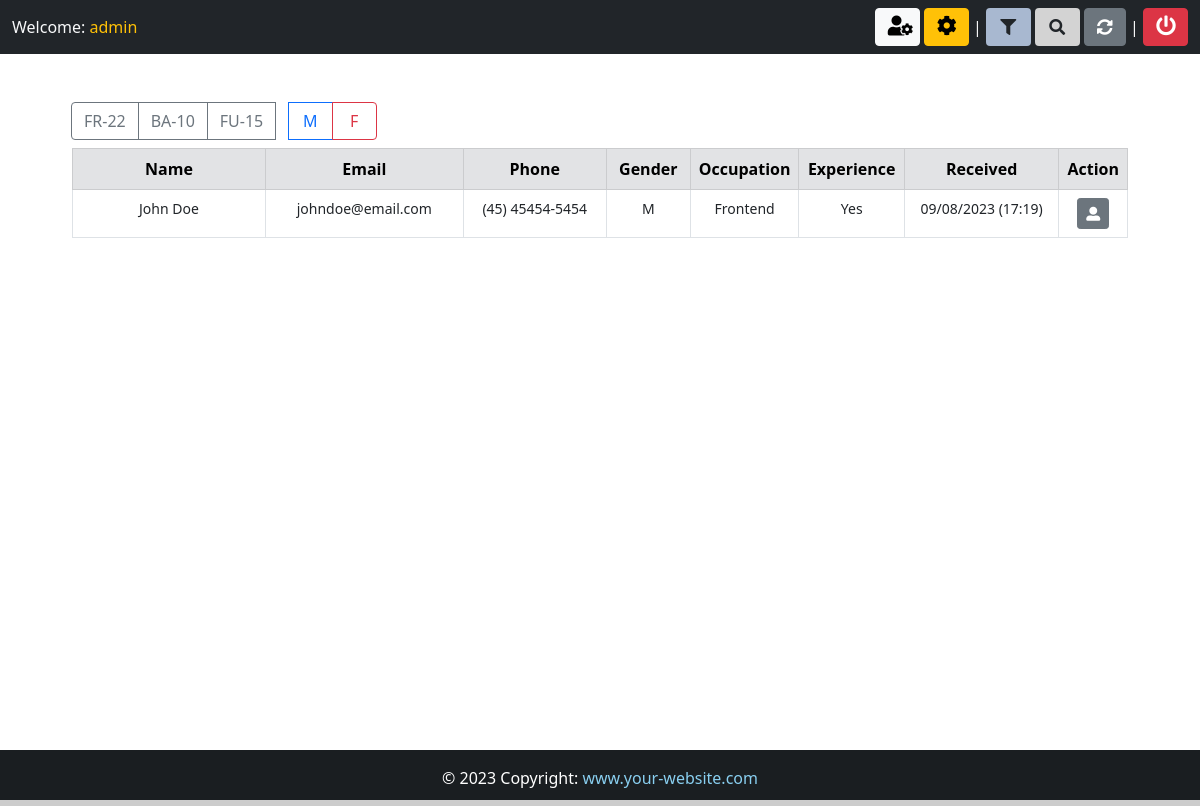
Page /backend (signed in) on the committed database.
### App/models.py (models this page shows, shortened)
class Candidate(models.Model):
    firstname = models.CharField(max_length=50)
    lastname = models.CharField(max_length=50)
    job = models.CharField(max_length=5, verbose_name="Job Code")
    birth = models.DateField(
        auto_now=False, auto_now_add=False, verbose_name="Birthday"
    )
    phone = models.CharField(max_length=25)
    personality = models.CharField(max_length=50, null=True, choices=PERSONALITY)
    salary = models.CharField(max_length=50, verbose_name="Salary expectation")
    gender = models.CharField(max_length=10)
    experience = models.BooleanField(null=True)
    smoker = models.CharField(max_length=10, choices=SMOKER, default="")
    email = models.EmailField(max_length=50)
    message = models.TextField(verbose_name="Presentation")
    file = models.FileField(upload_to="resume", blank=True, verbose_name="Resume")
    image = models.ImageField(upload_to="photo", blank=True, verbose_name="Photo")
    created_at = models.DateTimeField(auto_now_add=True)
    situation = models.CharField(
        max_length=50, null=True, choices=SITUATION, default="Pending"
    )
    company_note = models.TextField(blank=True)
    frameworks = MultiSelectField(choices=FRAMEWORKS, max_length=50)
    languages = MultiSelectField(choices=LANGUAGES, max_length=50)
    databases = MultiSelectField(choices=DATABASES, max_length=50)
    libraries = MultiSelectField(choices=LIBRARIES, max_length=50)
    mobile = MultiSelectField(choices=MOBILE, max_length=50)
    others = MultiSelectField(choices=OTHERS, max_length=50)
    institution = models.CharField(max_length=50)
    course = models.CharField(max_length=50)
    started_course = models.DateField(auto_now=False, auto_now_add=False)
    finished_course = models.DateField(auto_now=False, auto_now_add=False)
    about_course = models.TextField()
    status_course = models.CharField(max_length=50, null=True, choices=STATUS_COURSE)
    company = models.CharField(max_length=50)
    position = models.CharField(max_length=50)
    started_job = models.DateField(auto_now=False, auto_now_add=False)
    finished_job = models.DateField(auto_now=False, auto_now_add=False)
    about_job = models.TextField()
    employed = models.BooleanField(null=True, verbose_name="I am employed")
    remote = models.BooleanField(null=True, verbose_name="I agree to work remotely")
    travel = models.BooleanField(null=True, verbose_name="I'm available for travel")

### App/views.py (the view, shortened to what this page needs)
# urls.py: path("backend", views.backend, name="backend"),
@login_required(login_url="login")
@cache_control(no_cache=True, must_revalidate=True, no_store=True)
def backend(request):
    if request.method == "POST":
        job = request.POST.get("job")
        gender = request.POST.get("gender")
        filter = Candidate.objects.filter(Q(job=job) | Q(gender=gender))
        context = {"candidates": filter}
        return render(request, "backend.html", context)  # NOTE: Breaks pagination
    else:
        all_candidate_list = Candidate.objects.all().order_by("-created_at")
    paginator = Paginator(all_candidate_list, 10)
    page = request.GET.get("page")
    all_candidate = paginator.get_page(page)
    context = {
        "candidates": all_candidate,
    }
    return render(request, "backend.html", context)

### App/templates/backend.html (shortened to what this page needs)
{% extends "base.html" %}
{% block nav-content %}
    <div class="collapse navbar-collapse mt-3 mt-md-3 mt-lg-0" id="navbarSupportedContent">
        <ul class="navbar-nav me-auto mb-2 mb-lg-0 align-middle">
            <li class="nav-item text-light">Welcome: <span class="text-warning">{{ user.get_username }}</span></li>
        </ul>
        <a href="#" class="btn btn-light my-btn2" title="Control Panel">
            <i class="fas fa-user-cog f-size2"></i>
        </a>
        <a href="{% url 'admin:index' %}" target="_blank" class="btn btn-warning ms-1 my-btn2" title="Admin">
            <i class="fas fa-cog f-size2"></i>
        </a>
        <span class="text-light">&nbsp;|&nbsp;</span>
        <button class="btn my-btn2" style="background-color: #a8b8d0;" title="Filter" data-bs-toggle="modal" data-bs-target="#filterModal">
            <i class="fas fa-filter"></i>
        </button>
        <button class="btn my-btn2 ms-1" style="background-color: #d3d3d3;" title="Search" data-bs-toggle="modal" data-bs-target="#searchModal">
            <i class="fas fa-search"></i>
        </button>
        <a href="{% url 'backend' %}" class="btn btn-secondary ms-1" title="Refresh">
            <i class="fas fa-sync-alt"></i>
        </a>
        <span class="text-light">&nbsp;|&nbsp;</span>
        <a href="{% url 'logout' %}" class="btn btn-danger my-btn2" title="Logout" data-bs-toggle="modal" data-bs-target="#logoutModal">
            <i class="fas fa-power-off f-size2"></i>
        </a>
    </div>
{% endblock nav-content %}
{% block content %}
<div class="container" style="width: 90%;">
    <form method="POST" class="mt-5 mb-2">
        <div class="btn-group wd-100" role="group" aria-label="Basic radio toggle button group">
            <label {% if request.POST.job == 'FR-22' %} class="btn btn-secondary" {% else %} class="btn btn-outline-secondary" {% endif %} for="btnradio1">FR-22</label>
            <label {% if request.POST.job == 'BA-10' %} class="btn btn-secondary" {% else %} class="btn btn-outline-secondary" {% endif %} for="btnradio2">BA-10</label>
            <label {% if request.POST.job == 'FU-15' %} class="btn btn-secondary" {% else %} class="btn btn-outline-secondary" {% endif %} for="btnradio3">FU-15</label>
            <label {% if request.POST.gender == 'M' %} class="btn btn-primary my-btn2" {% else %} class="btn btn-outline-primary my-btn2" {% endif %} for="btnradio4">M</label>
            <label {% if request.POST.gender == 'F' %} class="btn btn-danger my-btn2" {% else %} class="btn btn-outline-danger my-btn2" {% endif %} for="btnradio5">F</label>
        </div>
    </form>
    <table class="table table-bordered text-center">
        <thead class="table-secondary">
            <tr>
                <th style="width: 19%;">Name</th>
                <th style="width: 19%;">Email</th>
                <th style="width: 14%;">Phone</th>
                <th style="width: 8%;">Gender</th>
                <th style="width: 10%;">Occupation</th>
                <th style="width: 10%;">Experience</th>
                <th style="width: 15%;">Received</th>
                <th colspan="2" style="width: 5%;">Action</th>
            </tr>
        </thead>
        <tbody style="font-size: 14px;">
            {% for data in candidates %}
            <tr>
                <td id="top-border" label="Name">{{ data.firstname }} {{ data.lastname }}</td>
                <td id="sm-border" label="Email">{{ data.email }}</td>
                <td id="sm-border" label="Phone">{{ data.phone }}</td>
                <td id="sm-border" label="Gender">{{ data.gender }}</td>
                {% if data.job == "FR-22" %}
                    <td id="sm-border" label="Occupation">Frontend</td>
                {% elif data.job == "BA-10" %}
                    <td id="sm-border" label="Occupation">Backend</td>
                {% else %}
                    <td id="sm-border" label="Occupation">Fullstack</td>
                {% endif %}
                {% if data.experience == False %}
                    <td id="sm-border" label="Experience"><span class="text-danger">No</span></td>
                {% else %}
                    <td id="sm-border" label="Experience">Yes</td>
                {% endif %}
                <td id="sm-border" label="Received">{{ data.created_at|date:"m/d/Y (H:i)" }}</td>
                <td>
                    <a href="{% url 'candidate' data.id %}" class="btn btn-secondary mt-btn2 btn-sm" title="View candidate">
                        <i class="fas fa-user-alt"></i>
                    </a>
                </td>
                {% empty %}
                <td colspan="8" class="text-danger"><strong>No records found</strong></td>
            </tr>
            {% endfor %}
        </tbody>
    </table>
    <br><br><br>
</div>
{% endblock %}

### App/static/css/style.css (style rules this page uses)
html, body { height: 100%; margin: 0; max-width: 100%; }
.my-btn2 { width: 45px; }
a { text-decoration: none; }
.f-size2 { font-size: 20px; }

### rows in the picture
Candidate: firstname "John", lastname "Doe", email "johndoe@email.com", phone "(45) 45454-5454", gender "M", job "Frontend", experience "Yes", created_at "09/08/2023 (17:19)"

### other values in the picture
{{ user.get_username }} "admin"
